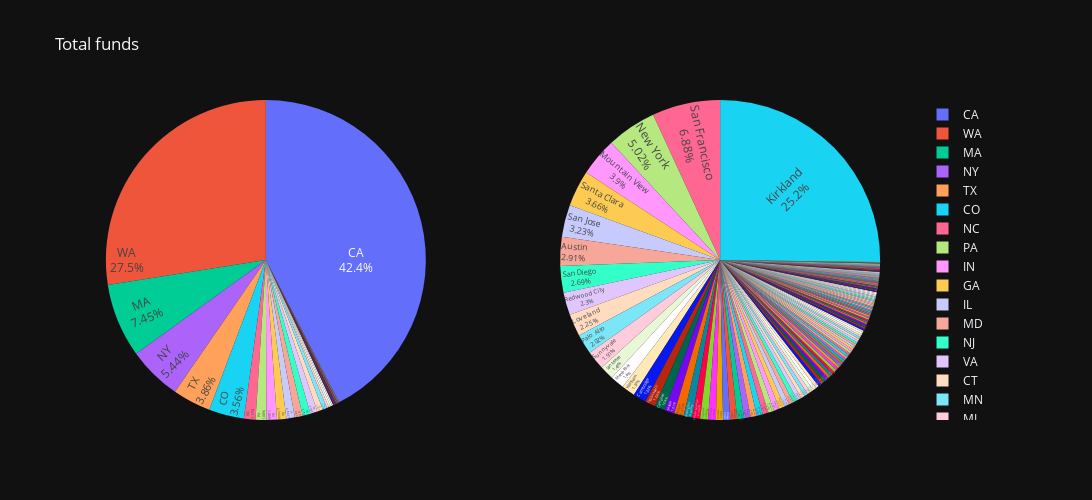

The notebook cell saved with this chart:
### Code cell
founds = startups.groupby(['state_code','city'])[['funding_total_usd']].sum().sort_values('funding_total_usd',ascending=False).reset_index()

# We can see percentage of found quantity along States and cities
import plotly.graph_objs as go

fig = make_subplots(rows=1, cols=2, specs=[[{'type':'pie'}, {'type':'pie'}]])

fig.add_trace(go.Pie(labels = founds.state_code.values, values=founds.funding_total_usd.values, ),1,1)

fig.add_trace(go.Pie(labels = founds.city.values, values=founds.funding_total_usd.values, ),1,2)
fig.update_traces(textposition='inside', textinfo='percent+label',insidetextorientation='radial')

fig.update_layout(title_text='Total funds ', width=1300,height=500, template = 'plotly_dark')

### Figure 1 — Plotly figure (JSON) as saved in the notebook; plotly's stock layout.template omitted (floating-point values rounded to 4 significant figures; data arrays with more than 128 entries replaced by an {"elided": "..."} marker saying what was removed)
{"data": [{"domain": {"x": [0, 0.45], "y": [0, 1]}, "insidetextorientation": "radial", "labels": {"elided": "212 str values"}, "textinfo": "percent+label", "textposition": "inside", "type": "pie", "values": {"elided": "212 int values"}}, {"domain": {"x": [0.55, 1], "y": [0, 1]}, "insidetextorientation": "radial", "labels": {"elided": "212 str values"}, "textinfo": "percent+label", "textposition": "inside", "type": "pie", "values": {"elided": "212 int values"}}], "layout": {"height": 500, "title": {"text": "Total funds "}, "width": 1300}}
